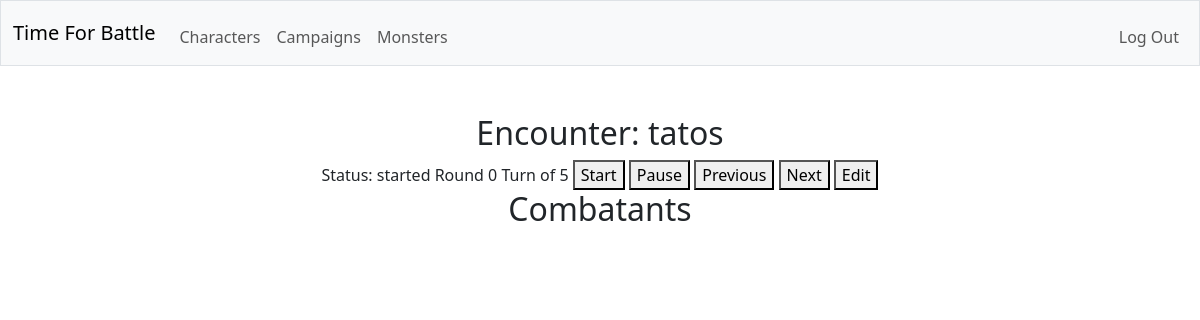
Screenshot of /encounter/2 (signed in) with the database file from the repository.
### tables this page shows
CREATE TABLE encounters (id INTEGER PRIMARY KEY NOT NULL, campaign_id INTEGER NOT NULL, status TEXT NOT NULL, round_count INTEGER NOT NULL, turn_combatant_id INTEGER NOT NULL, name TEXT NOT NULL, FOREIGN KEY (campaign_id) REFERENCES campaigns(id));

### app.py (the view, shortened to what this page needs)
@app.route("/encounter/<encounter_id>")
@login_required
def view_encounter(encounter_id):
    with sqlite3.connect(database) as conn:
        conn.row_factory = sqlite3.Row
        cur = conn.cursor()
        cur.execute(
            "SELECT * FROM encounters JOIN campaigns ON campaigns.id = encounters.campaign_id WHERE encounters.id = ?",
            (encounter_id,)
        )
        rows = [dict(row) for row in cur.fetchall()]
    if len(rows) != 1:
        return error("not found", 404)
    encounter = rows[0]
    with sqlite3.connect(database) as conn:
        conn.row_factory = sqlite3.Row
        cur = conn.cursor()
        cur.execute(
            "SELECT creatures.user_id FROM players JOIN creatures ON players.creature_id = creatures.id WHERE campaign_id = ?",
            (encounter["campaign_id"],)
        )
        player_user_ids = [dict(row) for row in cur.fetchall()]
    if encounter["dm_id"] != session["user_id"] and (encounter["status"] == "closed" or session["user_id"] not in list((user['user_id']) for user in player_user_ids)):
        return error("forbidden", 403)
    with sqlite3.connect(database) as conn:
        conn.row_factory = sqlite3.Row
        cur = conn.cursor()
        cur.execute(
            "SELECT * FROM combatants JOIN creatures ON creatures.id = combatants.creature_id LEFT JOIN characters ON characters.creature_id = combatants.creature_id LEFT JOIN monsters ON monsters.creature_id = combatants.creature_id WHERE encounter_id = ?",
            (encounter_id,)
        )
        combatants = [dict(row) for row in cur.fetchall()]
    combatants = sorted(combatants, key=lambda x: (x["initiative"] is not None, x["initiative"], x["initiative_bonus"] is not None, x["initiative_bonus"]), reverse=True)
    return render_template("encounter.html", user=session["user_id"], encounter=encounter, combatants=combatants)

### helpers.py (called while the page is built)
def login_required(f):
    @wraps(f)
    def decorated_function(*args, **kwargs):
        if session.get("user_id") is None:
            return redirect("/login")
        return f(*args, **kwargs)
    return decorated_function

### templates/encounter.html (shortened to what this page needs)
{% extends "layout.html" %}
{% block main %}
    <h2>Encounter: {{ encounter.name }}</h2>
    <label id="encounter_status">Status: {{ encounter.status }}</label>
    <label id="encounter_round_count">Round {{ encounter.round_count }}</label>
    <label id="encounter_turn_id">Turn of {{ encounter.turn_combatant_id }}</label>
    {% if encounter.dm_id == user %}
        <button type="button" onclick="send_encounter_status('started')">Start</button>
        <button type="button" onclick="send_encounter_status('paused')">Pause</button>
        <button type="button" onclick="send_encounter_turn(-1)">Previous</button>
        <button type="button" onclick="send_encounter_turn(1)">Next</button>
        <a id="encounter_edit_link" href="/encounter/{{ encounter.id }}/edit"><button type="button">Edit</button></a>
    {% endif %}
    <h2>Combatants</h2>
{% endblock %}

### rows the page displays
encounters: name "tatos", status "started", round_count "0", turn_combatant_id "5"
